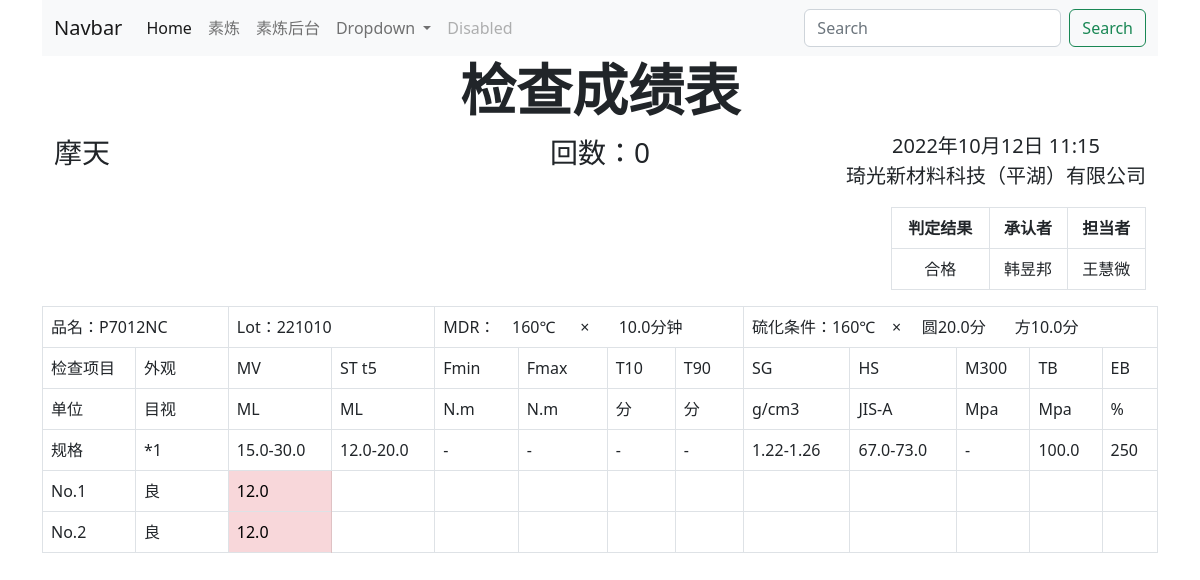
Page /mixb/1/ on the committed database.
### mixb/models.py (models this page shows, shortened)
class Schedule(models.Model):
    lot = models.IntegerField(verbose_name='批号')
    item = models.ForeignKey(Item, on_delete=models.CASCADE, verbose_name='品名')
    batch = models.IntegerField(verbose_name='回数')
    packages = models.IntegerField(verbose_name='框数')
    mix_a_lot = models.CharField(max_length=6, blank=True, verbose_name='A炼批号')
    mix_b_lot = models.CharField(max_length=6, blank=True, verbose_name='B炼批号')
    notes = models.CharField(max_length=255, blank=True, verbose_name='备注')
    created_time = models.DateTimeField(auto_created=True, verbose_name='添加时间')
    etd = models.DateField(blank=True, verbose_name='发货日')
    class Meta:
        verbose_name = verbose_name_plural = '计划'

class Item(models.Model):
    ROTORS = [
        (0, 'ML'),
        (1, 'Ms'),
    ]
    PULL_PERCENT = [
        (0, '300'),
        (1, '100'),
        (2, '50'),
    ]
    PULL_UNIT = [
        (0, 'kgf/cm2'),
        (1, 'Mpa'),
    ]
    customer = models.ForeignKey(Customer, on_delete=models.PROTECT, verbose_name='客户')
    name = models.CharField(max_length=255, verbose_name='品名')
    rotor = models.IntegerField(choices=ROTORS, default=0, verbose_name='转子')
    mv_temperature = models.IntegerField(default=125, blank=True, verbose_name='门尼温度')
    mv_duration = models.CharField(max_length=20, default='1+4', verbose_name='门尼时间')
    scorch_temperature = models.IntegerField(default=125, null=True, blank=True, verbose_name='焦烧温度')
    scorch_type = models.CharField(max_length=20, default='T=5', verbose_name='焦烧类型')
    mdr_temperature = models.IntegerField(null=True, blank=True, verbose_name='MDR温度')
    mdr_duration = models.FloatField(null=True, blank=True, verbose_name='MDR时间')
    vulcanization_temperature = models.IntegerField(null=True, blank=True, verbose_name='硫化温度')
    vulcanization_disc_duration = models.FloatField(null=True, blank=True, verbose_name='圆片时间')
    vulcanization_square_duration = models.FloatField(null=True, blank=True, verbose_name='方片时间')
    m_percent_type = models.IntegerField(choices=PULL_PERCENT, default=0, verbose_name='M%数值')
    m_percent_unit = models.IntegerField(choices=PULL_UNIT, default=0, verbose_name='M%单位')
    tb_unit = models.IntegerField(choices=PULL_UNIT, default=0, verbose_name='TB单位')
    mv = models.CharField(max_length=255, null=True, blank=True, verbose_name='门尼')
    mv_min = models.FloatField(null=True, blank=True, verbose_name='MV最小值')
    mv_max = models.FloatField(null=True, blank=True, verbose_name='MV最大值')
    scorch_min = models.FloatField(null=True, blank=True, verbose_name='焦烧最小值')
    scorch_max = models.FloatField(null=True, blank=True, verbose_name='焦烧最大值')
    fmin_min = models.FloatField(null=True, blank=True, verbose_name='Fmin最小值')
    fmin_max = models.FloatField(null=True, blank=True, verbose_name='Fmin最大值')
    fmax_min = models.FloatField(null=True, blank=True, verbose_name='Fmax最小值')
    fmax_max = models.FloatField(null=True, blank=True, verbose_name='Fmax最大值')
    t10_min = models.FloatField(null=True, blank=True, verbose_name='T10最小值')
    t10_max = models.FloatField(null=True, blank=True, verbose_name='T10最大值')
    t90_min = models.FloatField(null=True, blank=True, verbose_name='T90最小值')
    t90_max = models.FloatField(null=True, blank=True, verbose_name='T90最大值')
    sg_min = models.FloatField(null=True, blank=True, verbose_name='SG最小值')
    sg_max = models.FloatField(null=True, blank=True, verbose_name='SG最大值')
    hs_min = models.FloatField(null=True, blank=True, verbose_name='HS最小值')
    hs_max = models.FloatField(null=True, blank=True, verbose_name='HS最大值')
    m_percent_min = models.FloatField(null=True, blank=True, verbose_name='M%最小值')
    m_percent_max = models.FloatField(null=True, blank=True, verbose_name='M%最大值')
    tb_min = models.FloatField(null=True, blank=True, verbose_name='TB最小值')
    tb_max = models.FloatField(null=True, blank=True, verbose_name='TB最大值')
    eb_min = models.IntegerField(null=True, blank=True, verbose_name='EB最小值')
    eb_max = models.IntegerField(null=True, blank=True, verbose_name='EB最大值')
    class Meta:
        verbose_name = verbose_name_plural = '品名清单'

class Customer(models.Model):
    abbreviation = models.CharField(max_length=10, verbose_name='缩写')
    name = models.CharField(max_length=255, verbose_name='公司名称')
    class Meta:
        verbose_name = verbose_name_plural = '客户'

class TestResult(models.Model):
    plan = models.ForeignKey(Schedule, on_delete=models.PROTECT)
    batch = models.IntegerField(null=True, blank=True, verbose_name='回数')
    mv = models.FloatField(null=True, blank=True, verbose_name='门尼值')
    scorch = models.FloatField(null=True, blank=True, verbose_name='焦烧')
    fmin = models.FloatField(null=True, blank=True, verbose_name='Fmin')
    fmax = models.FloatField(null=True, blank=True, verbose_name='Fmax')
    t10 = models.FloatField(null=True, blank=True, verbose_name='T10')
    t90 = models.FloatField(null=True, blank=True, verbose_name='T90')
    sg = models.FloatField(null=True, blank=True, verbose_name='SG')
    hs = models.FloatField(null=True, blank=True, verbose_name='HS')
    m_percent = models.FloatField(null=True, blank=True, verbose_name='M %')
    tb = models.FloatField(null=True, blank=True, verbose_name='TB')
    eb = models.FloatField(null=True, blank=True, verbose_name='EB')
    shipment_status = models.BooleanField(default=False, verbose_name='出货状态')
    class Meta:
        verbose_name = verbose_name_plural = '检查明细'

### mixb/views.py (the view)
# urls.py: path('<int:pp_id>/', views.details, name='details'),
def details(request, pp_id):
    detail = get_object_or_404(Schedule, pk=pp_id)
    return render(request, 'mixb/detail.html', {'detail': detail})

### mixb/templates/mixb/detail.html (shortened to what this page needs)
{% extends 'header.html' %}
{% block content %}
<h1 class="display-4 fw-bold text-center">检查成绩表</h1>
<div class="container text-center">
    <div class="row">
        <div class="col d-flex flex-row">
            <p class="fs-3">{{ detail.item.customer.name }}</p>
        </div>
        <div class="col">
            <p class="fs-3">回数：{{ detail.detail_set.all|length }}</p>
        </div>
        <div class="col d-flex flex-row-reverse">
            <p class="fs-5">{{ detail.created_time }}<br>琦光新材料科技（平湖）有限公司</p>
        </div>
    </div>
</div>
<div class="container text-center">
    <div class="row">
        <div class="col">
        </div>
        <div class="col">
        </div>
        <div class="col">
        </div>
        <div class="col">
            <table class="table table-bordered">
                <thead>
                <tr>
                    <th scope="col-3">判定结果</th>
                    <th scope="col-3">承认者</th>
                    <th scope="col-3">担当者</th>
                </tr>
                </thead>
                <tbody>
                <tr>
                    <td>合格</td>
                    <td>韩昱邦</td>
                    <td>王慧微</td>
                </tr>
                </tbody>
            </table>
        </div>
    </div>
</div>
<table class="table table-bordered">
    <tr>
        <td scope="col" colspan="2">品名：{{ detail.item.name }}</td>
        <td scope="col" colspan="2">Lot：{{ detail.lot }}</td>
        <td scope="col" colspan="4">MDR：&nbsp;&nbsp;&nbsp;&nbsp;{{ detail.item.mdr_temperature|default_if_none:"-" }}℃&nbsp;&nbsp;&nbsp;&nbsp;&nbsp;&nbsp;×&nbsp;&nbsp;&nbsp;&nbsp;&nbsp;&nbsp;
            {{ detail.item.mdr_duration|default_if_none:"-" }}分钟
        </td>
        <td scope="col" colspan="5">硫化条件：{{ detail.item.vulcanization_temperature|default_if_none:"-" }}℃&nbsp;&nbsp;&nbsp;&nbsp;×&nbsp;&nbsp;&nbsp;&nbsp;
            圆{{ detail.item.vulcanization_disc_duration|default_if_none:"-" }}分&nbsp;&nbsp;&nbsp;&nbsp;&nbsp;&nbsp;
            方{{ detail.item.vulcanization_square_duration|default_if_none:"-" }}分
        </td>
    </tr>
    <tr>
        <td class="col-1">检查项目</td>
        <td class="col-1">外观</td>
        <td class="col-0.9">MV</td>
        <td class="col-0.9">ST t5</td>
        <td class="col-0.9">Fmin</td>
        <td class="col-0.9">Fmax</td>
        <td class="col-0.9">T10</td>
        <td class="col-0.9">T90</td>
        <td class="col-0.9">SG</td>
        <td class="col-0.9">HS</td>
        <td class="col-0.9">M300</td>
        <td class="col-0.9">TB</td>
        <td class="col-0.9">EB</td>
    </tr>
    <tr>
        <td>单位</td>
        <td>目视</td>
        <td>ML</td>
        <td>ML</td>
        <td>N.m</td>
        <td>N.m</td>
        <td>分</td>
        <td>分</td>
        <td>g/cm3</td>
        <td>JIS-A</td>
        <td>Mpa</td>
        <td>Mpa</td>
        <td>%</td>
    </tr>
    <tr>
        <td>规格</td>
        <td>*1</td>
        <td>{{ detail.item.mv_min|default_if_none:"" }}-{{ detail.item.mv_max|default_if_none:"" }}</td>
        <td>{{ detail.item.scorch_min|default_if_none:"" }}-{{ detail.item.scorch_max|default_if_none:"" }}</td>
        <td>{{ detail.item.fmin_min|default_if_none:"" }}-{{ detail.item.fmin_max|default_if_none:"" }}</td>
        <td>{{ detail.item.fmax_min|default_if_none:"" }}-{{ detail.item.fmax_max|default_if_none:"" }}</td>
        <td>{{ detail.item.t10_min|default_if_none:"" }}-{{ detail.item.t10_max|default_if_none:"" }}</td>
        <td>{{ detail.item.t90_min|default_if_none:"" }}-{{ detail.item.t90_max|default_if_none:"" }}</td>
        <td>{{ detail.item.sg_min|default_if_none:"" }}-{{ detail.item.sg_max|default_if_none:"" }}</td>
        <td>{{ detail.item.hs_min|default_if_none:"" }}-{{ detail.item.hs_max|default_if_none:"" }}</td>
        <td>{{ detail.item.m_percent_min|default_if_none:"" }}-{{ detail.item.m_percent_max|default_if_none:"" }}</td>
        <td>{{ detail.item.tb_min|default_if_none:"" }}
        </td>
        <td>{{ detail.item.eb_min|default_if_none:"" }}
        </td>
    </tr>
    {% for test_result in detail.testresult_set.all %}
    <tr>
        <td>No.{{ test_result.batch }}</td>
        <td>良</td>
        {% if test_result.mv < detail.item.mv_min or test_result.mv > detail.item.mv_max %}
        <td class="table-danger">{{ test_result.mv|default_if_none:"" }}</td>
        {% else %}
        <td>{{ test_result.mv|default_if_none:"" }}</td>
        {% endif %}
        <td>{{ test_result.scorch|default_if_none:"" }}</td>
        <td>{{ test_result.fmin|default_if_none:"" }}</td>
        <td>{{ test_result.fmax|default_if_none:"" }}</td>
        <td>{{ test_result.t10|default_if_none:"" }}</td>
        <td>{{ test_result.t90|default_if_none:"" }}</td>
        <td>{{ test_result.sg|default_if_none:"" }}</td>
        <td>{{ test_result.hs|default_if_none:"" }}</td>
        <td>{{ test_result.m_percent|default_if_none:"" }}</td>
        <td>{{ test_result.tb|default_if_none:"" }}</td>
        <td>{{ test_result.eb|default_if_none:"" }}</td>
    </tr>
    {% endfor %}
</table>
{% endblock content %}

### rows in the picture
Schedule: item.customer.name "摩天", created_time "2022年10月12日 11:15", item.name "P7012NC", lot "221010", item.mdr_temperature "160", item.mdr_duration "10.0", item.vulcanization_temperature "160", item.vulcanization_disc_duration "20.0", item.vulcanization_square_duration "10.0", item.mv_min "15.0", item.mv_max "30.0", item.scorch_min "12.0", item.scorch_max "20.0", item.sg_min "1.22", item.sg_max "1.26", item.hs_min "67.0", item.hs_max "73.0", item.tb_min "100.0", item.eb_min "250"
TestResult: batch "1", mv "12.0"
TestResult: batch "2", mv "12.0"

### other values in the picture
{{ detail.detail_set.all|length }} "0"
